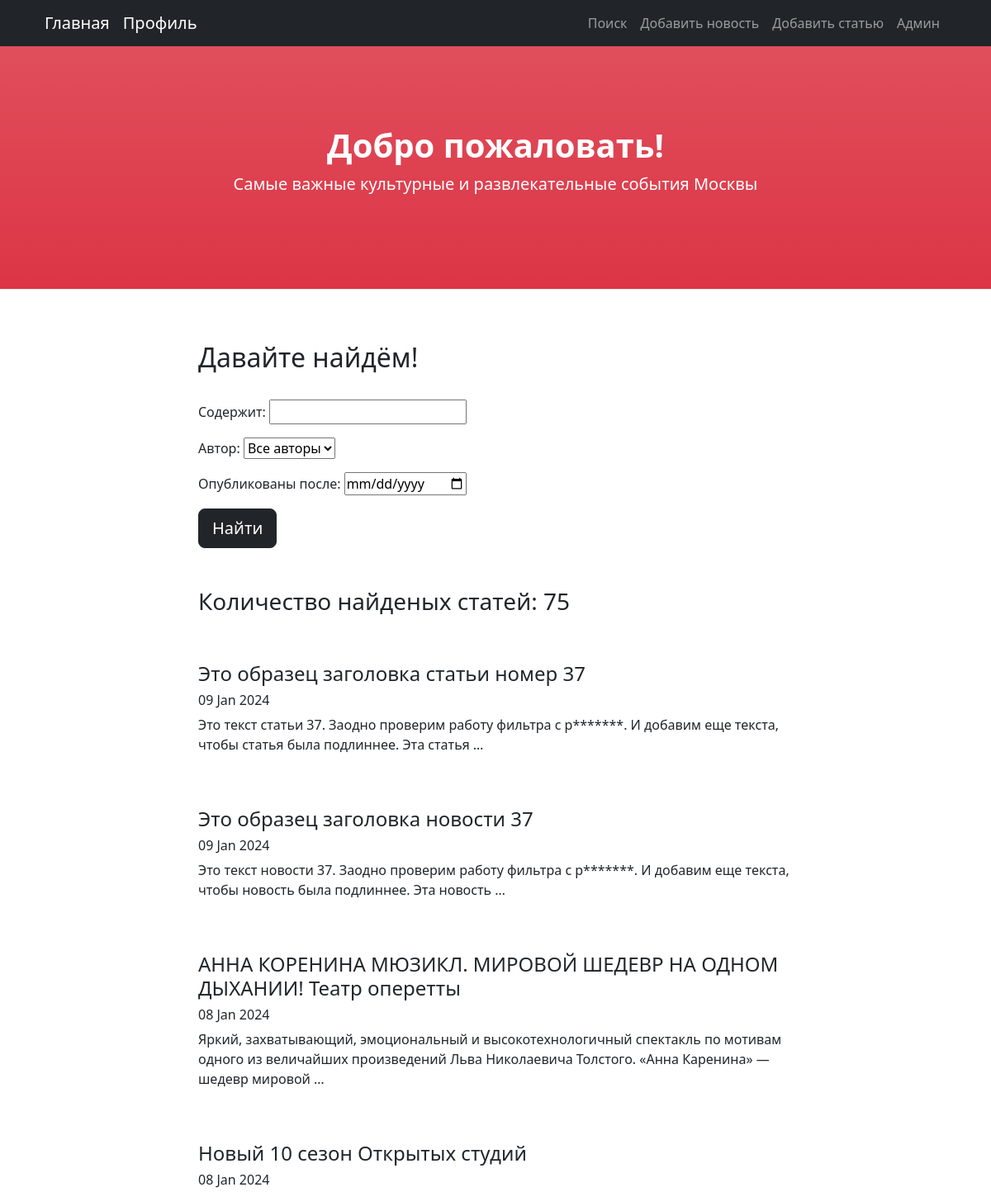
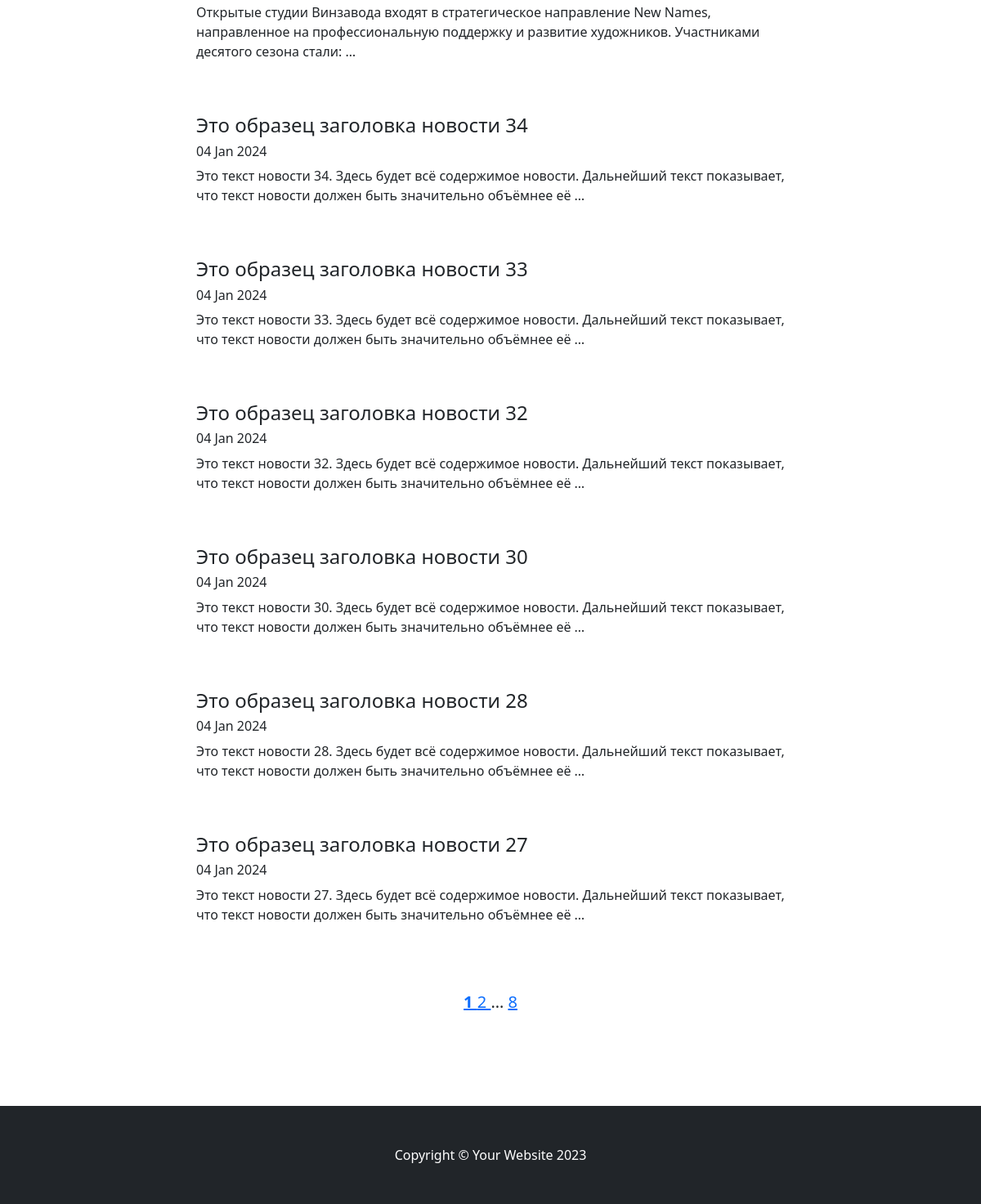
Page /news/search/ on the earlier database version (2 pictures, top to bottom).
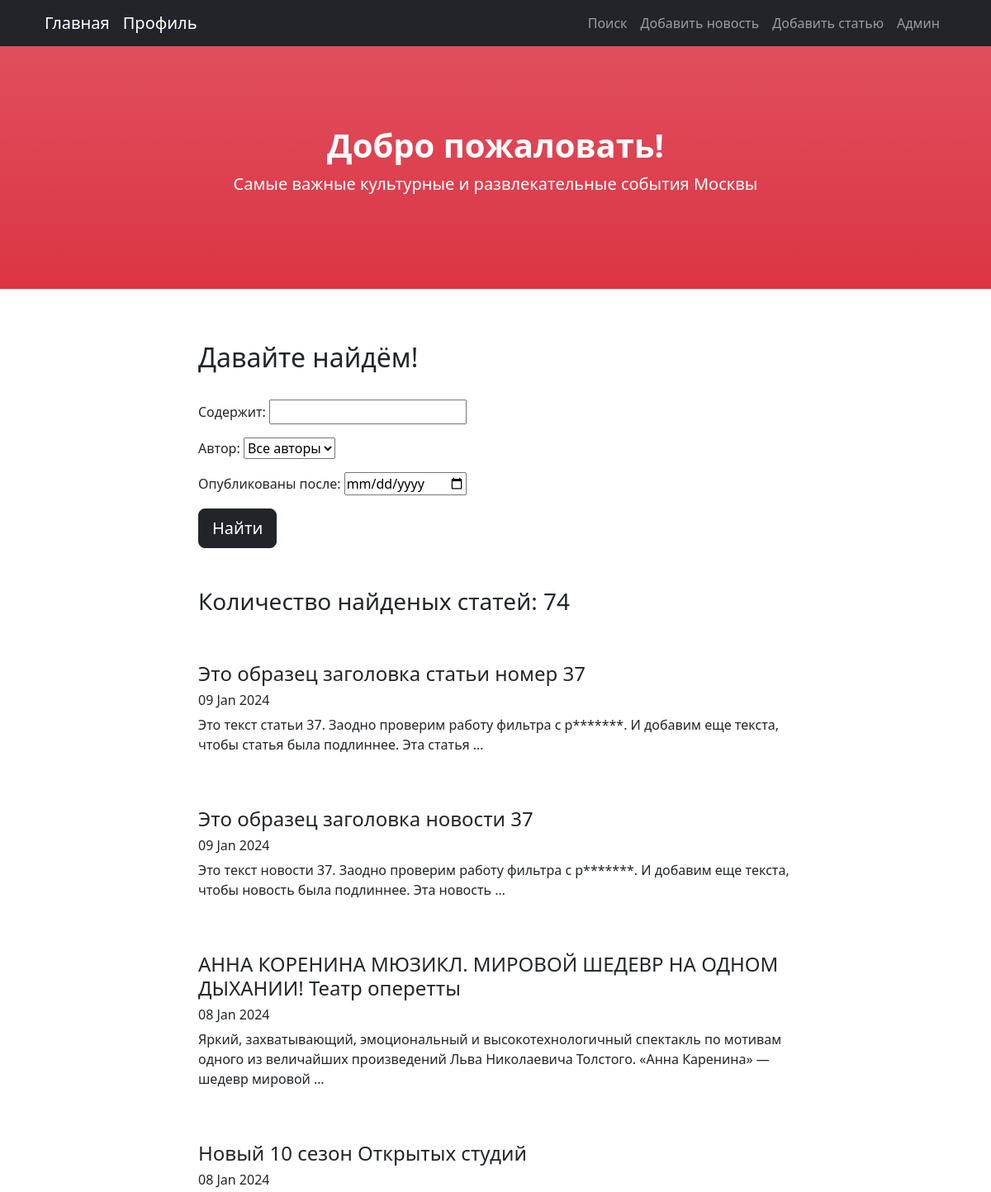
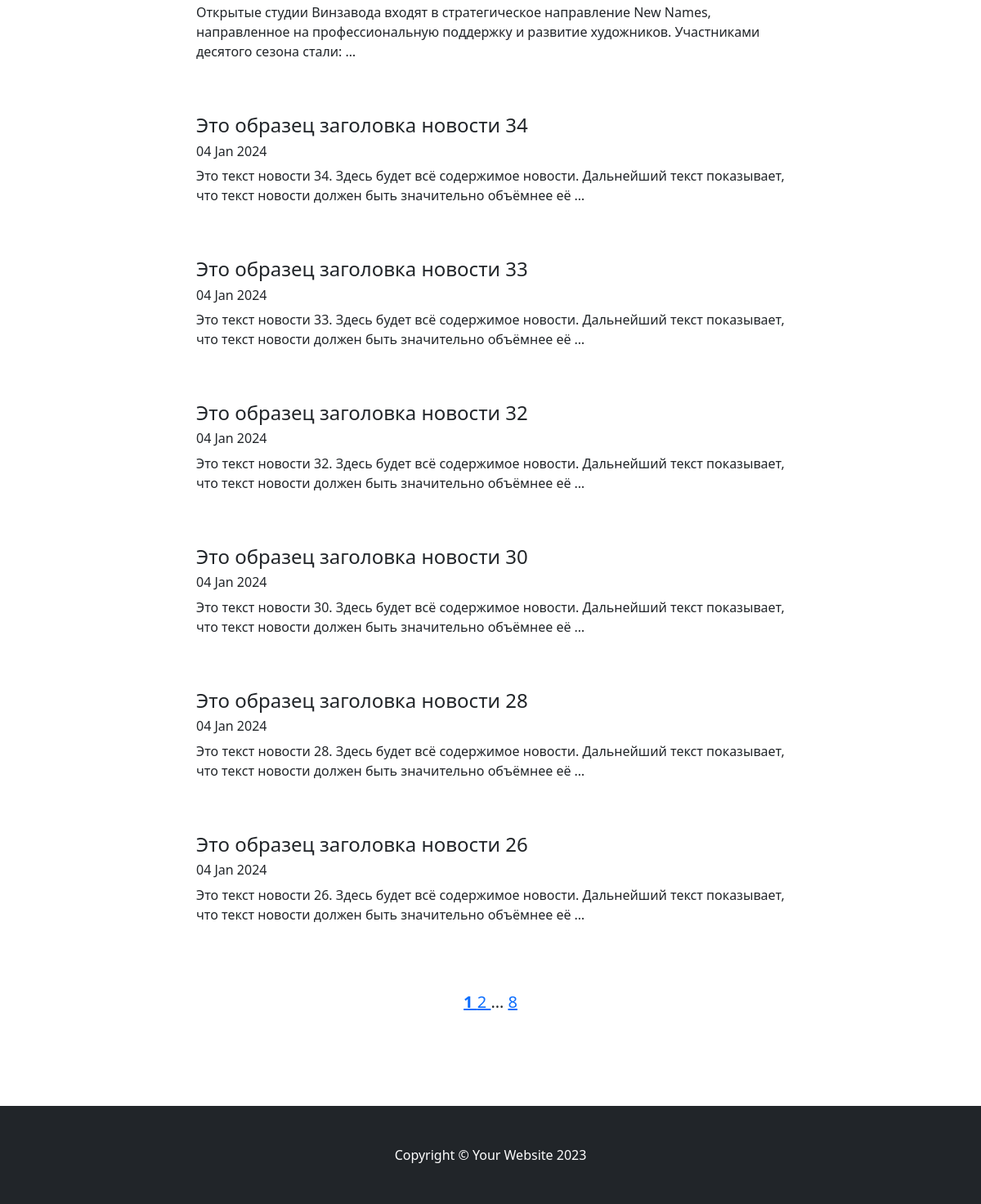
Same page on the later database version (2 pictures, top to bottom).
### News/models.py (models this page shows, shortened)
class Post(models.Model):
    PREVIEW_LENGTH = 124
    news = 'NE'
    article = 'AR'
    ITEM_TYPE = [(news, 'news'),
                 (article, 'article')]
    type = models.CharField(max_length=2, choices=ITEM_TYPE, default=news)
    add_date = models.DateTimeField(auto_now_add=True)
    title = models.CharField(max_length=150)
    content = models.TextField()
    rating = models.IntegerField(default=0)
    author = models.ForeignKey(Author, on_delete=models.PROTECT)
    category = models.ManyToManyField(Category, through='PostCategory')

### News/views.py (the view)
# urls.py: path('search/', PostFilterList.as_view(), name='post_search'),
class PostFilterList(ListView):
    model = Post
    ordering = '-add_date'
    context_object_name = 'posts'
    paginate_by = 10
    template_name = 'search.html'
    def get_queryset(self):
        queryset = super().get_queryset()
        self.filterset = PostFilter(self.request.GET, queryset)
        return self.filterset.qs
    def get_context_data(self, *, object_list=None, **kwargs):
        context = super().get_context_data(**kwargs)
        page = context['page_obj']
        context['paginator_range'] = page.paginator.get_elided_page_range(page.number, on_each_side=1, on_ends=1)
        context['filterset'] = self.filterset
        return context

### News/models.py (called while the page is built)
    def __str__(self):
        return self.user.username

### News/templatetags/custom_filters.py (called while the page is built)
def censor_repl(word: (re.Match, str)) -> (re.Match, str):
    if isinstance(word, re.Match):
        return word.group()[0] + '*' * (word.end() - word.start() - 1)
    elif isinstance(word, str):
        return word[0] + '*' * (len(word) - 1)
    else:
        raise CensorException('Filter can work only with str format')

@register.filter()
def censor(value: str) -> str:
    try:
        if not isinstance(value, str):
            raise CensorException('Filter can work only with str format')
        pattern = re.compile(fr"\b{BAD_WORD}[а-я]{{0,3}}\b", re.IGNORECASE)
        result = re.sub(pattern, censor_repl, value)
        return result
    except CensorException as error:
        print(error)
        pass

### News/templatetags/custom_tags.py (called while the page is built)
@register.simple_tag(takes_context=True)
def url_replace(context, **kwargs):
    d = context['request'].GET.copy()
    for k, v in kwargs.items():
        d[k] = v
    return d.urlencode()

### templates/search.html (shortened to what this page needs)
{% extends 'flatpages/default.html' %}
{% load custom_filters %}
{% block content %}
    <h2>Давайте найдём!</h2>
    <br>
    <form action="" method="get">
        {{ filterset.form.as_p }}
        <input class="btn btn-lg btn-dark" type="submit" value="Найти" />
    </form>
    <br><br>
    <h3>Количество найденых статей: {{ page_obj.paginator.count }}</h3>
    <br><br>
    {% if posts %}
        {% for post in page_obj %}
            <h4><a class="nav-link" href="/news/{{ post.pk }}">{{ post.title|censor }}</a></h4>
            <h6>{{ post.add_date|date:'d M Y' }}</h6>
            <p>{{ post.content|truncatewords:20|censor }}</p>
            <br><br>
        {% endfor %}
    {% else %}
        <h3>Извините, новостей сейчас нет!</h3>
    {% endif %}
{% endblock content %}

Differences in the rows shown:
removed Post: title|censor "Это образец заголовка новости 27", add_date "04 Jan 2024", content|censor "Это текст новости 27. Здесь будет всё содержимое новости. Дальнейший текст показывает, что текст новости должен быть значительно объёмнее её …"
now on this page (row unchanged): Post: title|censor "Это образец заголовка новости 26", add_date "04 Jan 2024", content|censor "Это текст новости 26. Здесь будет всё содержимое новости. Дальнейший текст показывает, что текст новости должен быть значительно объёмнее её …"
Other differences:
{{ page_obj.paginator.count }}: "75" → "74"
